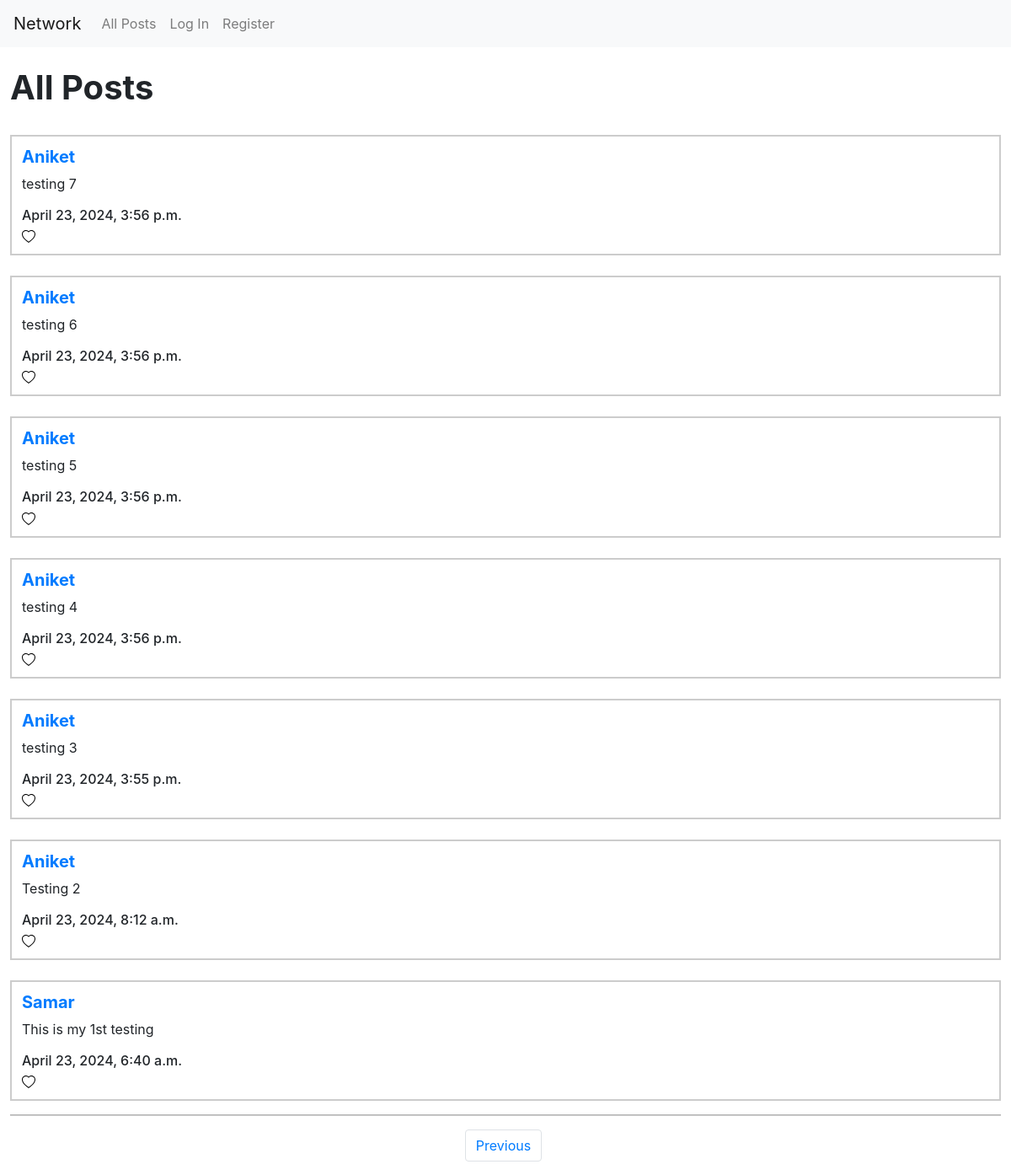
Screenshot of /?page=2 with the database file from the repository.
### network/models.py (models this page shows, shortened)
class Post(models.Model):
    user =  models.ForeignKey(User, on_delete=models.CASCADE, related_name="author")
    thought = models.CharField(max_length=10000)
    timestamp = models.DateTimeField(auto_now_add=True)
    likes = models.IntegerField(default=0)

class User(AbstractUser):
    profile_picture = models.CharField(max_length=10000, null=True)
    profile_name = models.CharField(max_length=50, null=True)

### network/views.py (the view)
# urls.py: path("", views.index, name="index"),
def index(request):
    all_posts = Post.objects.all().order_by("id").reverse()
    paginator = Paginator(all_posts, 10)
    page_number = request.GET.get('page')
    posts_of_the_page = paginator.get_page(page_number)
    all_likes = Like.objects.all()
    who_you_liked = []
    try:
        for i in all_likes:
            if i.user.id == request.user.id:
                who_you_liked.append(i.post.id)
    except:
        who_you_liked = []
    return render(request, "network/index.html", {
        "all_posts_placeholder": all_posts,
        "posts_of_the_page_placeholder": posts_of_the_page,
        "likes_placeholder": who_you_liked
    })

### network/templates/network/index.html (shortened to what this page needs)
{% extends "network/layout.html" %}
{% block body %}
    <br>
    <h1 class="heading"><strong>All Posts</strong></h1>
    {% for i in posts_of_the_page_placeholder %}
        <br>
        <div class="all_post">
            <h5><strong><a href="{% url 'profile' user_id=i.user.id %}">{{ i.user }}</a></strong></h5>
            <p id="content_{{ i.id }}">{{ i.thought }}</p>
            <h6 class="timestamp">{{ i.timestamp }}</h6>
            <div class="likes_count_container">
                <button class="opaque-button" id="like_handler{{i.id}}" type="button" onclick="like_handler({{ i.id }})">
                </button>
            </div>
        </div>
    {% endfor %}
    <hr>
    <nav aria-label="Page navigation example">
        <ul class="pagination d-flex justify-content-center">
            {% if posts_of_the_page_placeholder.has_previous %}
                <li class="page-item" style="margin-right: 5px"><a class="page-link" href="?page={{ posts_of_the_page_placeholder.previous_page_number }}">Previous</a></li>
            {% endif %}
        </ul>
    </nav>
{% endblock %}

### network/static/network/styles.css (style rules this page uses)
.heading { margin-left: 1%; }
.all_post { width: 98%; border: 2px solid #ccc; margin: 0 auto; padding: 12px; }
hr { background-color: #ccc; width: 98%; height: 1px; }
.opaque-button { background-color: white; border: none; cursor: pointer; padding: 0%; display: flex; }
.likes_count_container { display: flex; align-items: center; gap: 10px; margin: 0%; }

### rows the page displays
Post: user "Aniket", thought "testing 7", timestamp "April 23, 2024, 3:56 p.m."
Post: user "Aniket", thought "testing 6", timestamp "April 23, 2024, 3:56 p.m."
Post: user "Aniket", thought "testing 5", timestamp "April 23, 2024, 3:56 p.m."
Post: user "Aniket", thought "testing 4", timestamp "April 23, 2024, 3:56 p.m."
Post: user "Aniket", thought "testing 3", timestamp "April 23, 2024, 3:55 p.m."
Post: user "Aniket", thought "Testing 2", timestamp "April 23, 2024, 8:12 a.m."
Post: user "Samar", thought "This is my 1st testing", timestamp "April 23, 2024, 6:40 a.m."
